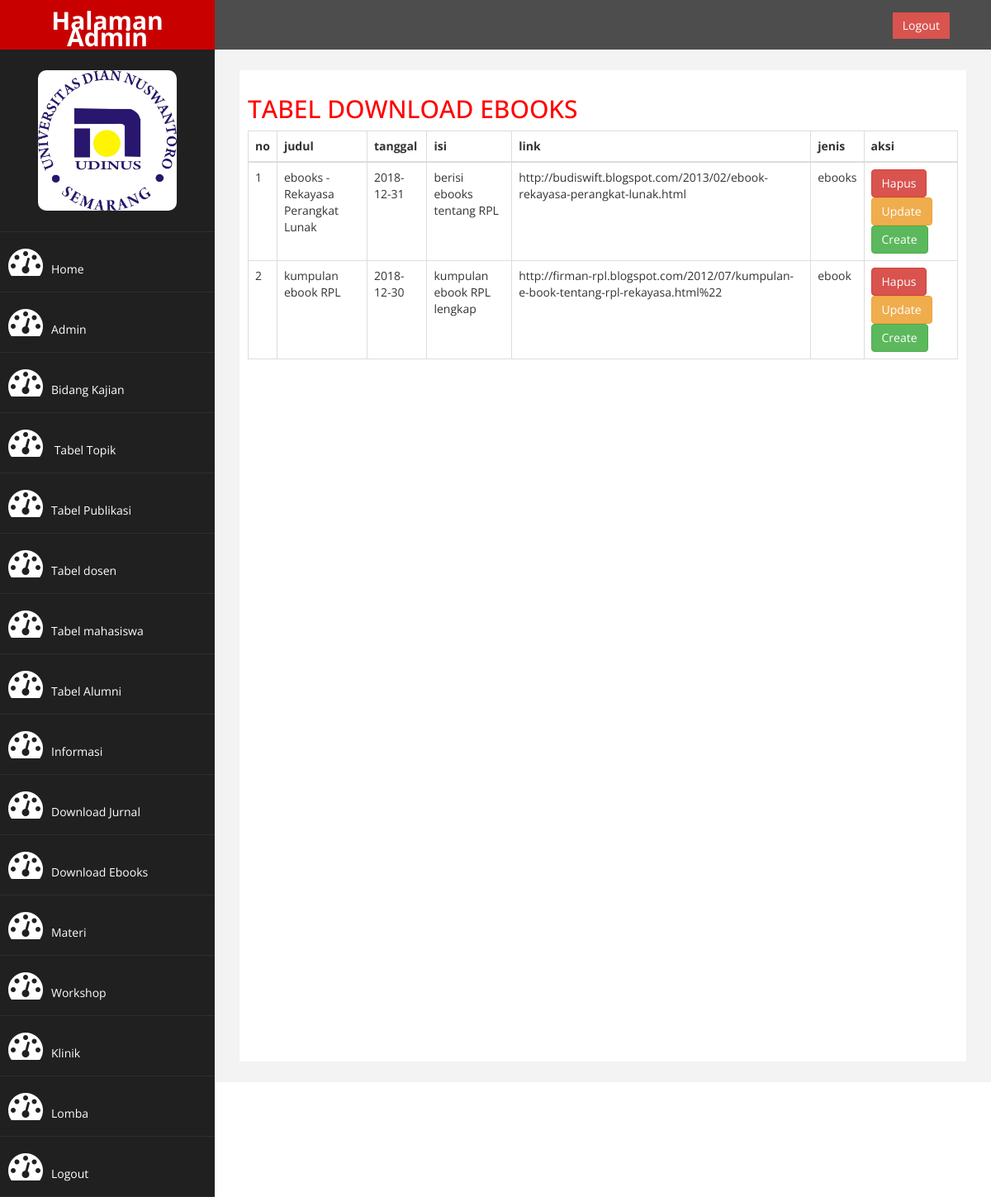
Screenshot of /admin/index.php?halaman=ebook (signed in) with the database file from the repository.
### tables this page shows
CREATE TABLE IF NOT EXISTS `ebook` (
`id` int(10) NOT NULL,
  `judul` varchar(300) NOT NULL,
  `tanggal` date NOT NULL,
  `isi` text NOT NULL,
  `link` varchar(300) NOT NULL,
  `jenis` varchar(100) NOT NULL
);

### admin/ebook.php (the view, shortened to what this page needs)
<h2>TABEL DOWNLOAD EBOOKS</h2>
<table class="table table-bordered">
	<thead>
		<tr>
			<th>no</th>
			<th>judul</th>
			<th>tanggal</th>
			<th>isi</th>
			<th>link</th>
			<th>jenis</th>
			<th>aksi</th>
		</tr>
	</thead>
	<tbody>
		<?php  $nomor = 1; ?>
		<?php
			$ambil=$koneksi->query("SELECT * FROM ebook");
		?>
		<?php
			while($pecah=mysqli_fetch_assoc($ambil)){
		?>
		<tr>
			<td><?php echo $nomor; ?></td>
			<td><?php echo $pecah['judul']; ?></td>
			<td><?php echo $pecah['tanggal']; ?></td>
			<td><?php echo $pecah['isi']; ?></td>
			<td><?php echo $pecah['link']; ?></td>
			<td><?php echo $pecah['jenis']; ?></td>
			<td>
				<a href="proses-delete-ebook.php?id=<?php echo $pecah['id'] ?>" class="btn-danger btn">Hapus</a>
				<a href="form-update-ebook.php?id=<?php echo $pecah['id'] ?>" class="btn-warning btn">Update</a>
				<a href="" class="btn-success btn" data-toggle="modal" data-target="#create">Create</a>
			</td>
		</tr>
		<?php $nomor++; ?>
		<?php } ?>
	</tbody>
</table>

### admin/assets/css/custom.css (style rules this page uses)
body { font-family: 'Open Sans', sans-serif; }
h2 { color: #f00; }

### rows the page displays
ebook: judul "ebooks - Rekayasa Perangkat Lunak", tanggal "2018-12-31", isi "berisi ebooks tentang RPL", link "http://budiswift.blogspot.com/2013/02/ebook-rekayasa-perangkat-lunak.html", jenis "ebooks"
ebook: judul "kumpulan ebook RPL", tanggal "2018-12-30", isi "kumpulan ebook RPL lengkap", link "http://firman-rpl.blogspot.com/2012/07/kumpulan-e-book-tentang-rpl-rekayasa.html%22", jenis "ebook"
